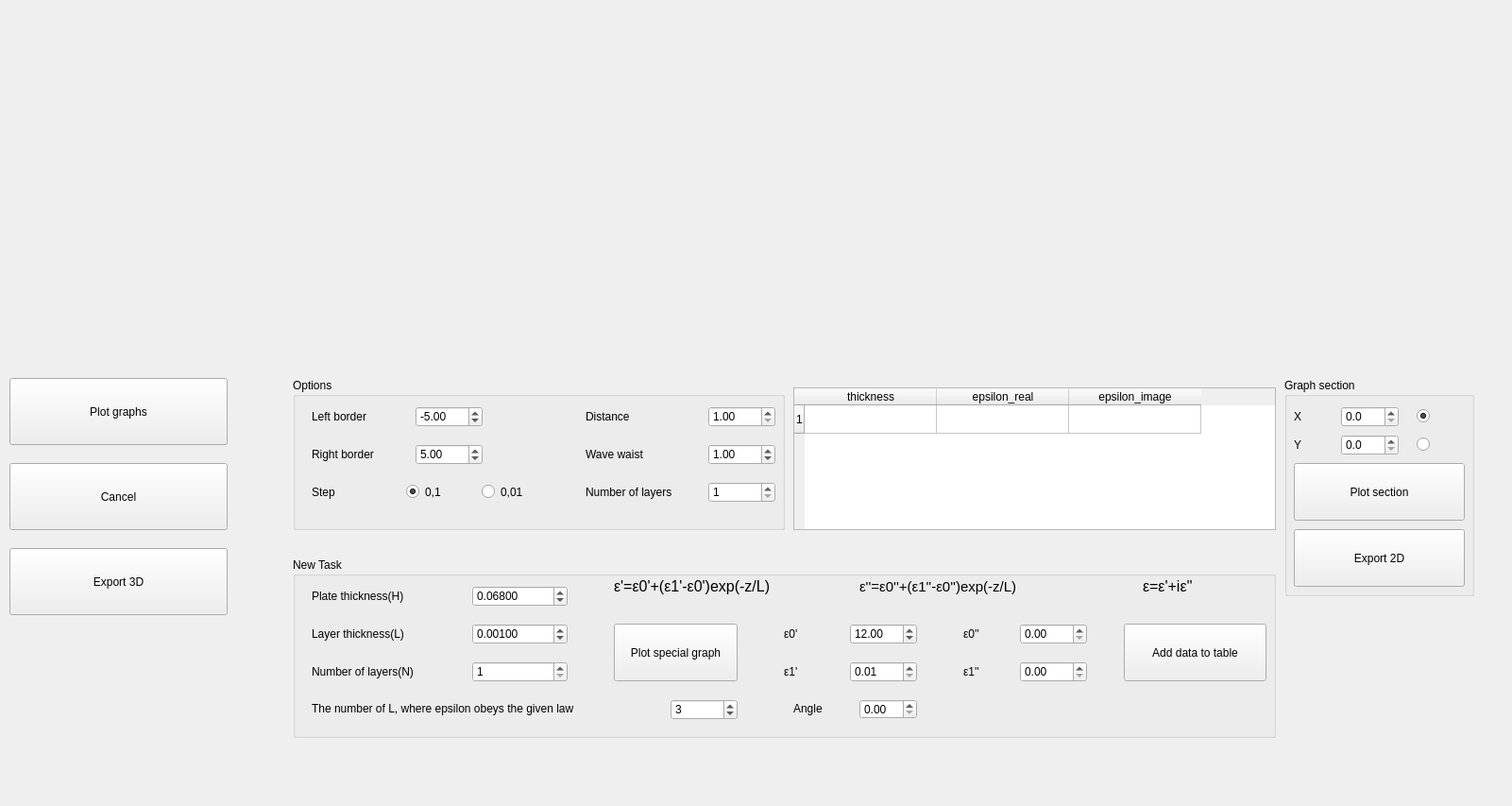
<?xml version="1.0" encoding="UTF-8"?>
<ui version="4.0">
 <class>Form</class>
 <widget class="QWidget" name="Form">
  <property name="geometry">
   <rect>
    <x>0</x>
    <y>0</y>
    <width>1601</width>
    <height>853</height>
   </rect>
  </property>
  <property name="windowTitle">
   <string>Form</string>
  </property>
  <widget class="QPushButton" name="exit_button">
   <property name="geometry">
    <rect>
     <x>10</x>
     <y>490</y>
     <width>231</width>
     <height>71</height>
    </rect>
   </property>
   <property name="text">
    <string>Cancel</string>
   </property>
  </widget>
  <widget class="QWidget" name="verticalLayoutWidget">
   <property name="geometry">
    <rect>
     <x>0</x>
     <y>0</y>
     <width>501</width>
     <height>391</height>
    </rect>
   </property>
   <layout class="QVBoxLayout" name="form_for_graph_1">
    <item>
     <layout class="QVBoxLayout" name="form_for_tools_1"/>
    </item>
   </layout>
  </widget>
  <widget class="QWidget" name="verticalLayoutWidget_2">
   <property name="geometry">
    <rect>
     <x>530</x>
     <y>0</y>
     <width>501</width>
     <height>391</height>
    </rect>
   </property>
   <layout class="QVBoxLayout" name="form_for_graph_2">
    <item>
     <layout class="QVBoxLayout" name="form_for_tools_2"/>
    </item>
   </layout>
  </widget>
  <widget class="QWidget" name="verticalLayoutWidget_3">
   <property name="geometry">
    <rect>
     <x>1060</x>
     <y>0</y>
     <width>501</width>
     <height>391</height>
    </rect>
   </property>
   <layout class="QVBoxLayout" name="form_for_graph_3">
    <item>
     <layout class="QVBoxLayout" name="form_for_tools_3"/>
    </item>
   </layout>
  </widget>
  <widget class="QPushButton" name="plot_graphs">
   <property name="geometry">
    <rect>
     <x>10</x>
     <y>400</y>
     <width>231</width>
     <height>71</height>
    </rect>
   </property>
   <property name="text">
    <string>Plot graphs</string>
   </property>
  </widget>
  <widget class="QGroupBox" name="groupBox">
   <property name="geometry">
    <rect>
     <x>310</x>
     <y>400</y>
     <width>521</width>
     <height>161</height>
    </rect>
   </property>
   <property name="title">
    <string>Options</string>
   </property>
   <widget class="QDoubleSpinBox" name="left_border">
    <property name="geometry">
     <rect>
      <x>130</x>
      <y>30</y>
      <width>71</width>
      <height>22</height>
     </rect>
    </property>
    <property name="minimum">
     <double>-100.000000000000000</double>
    </property>
    <property name="maximum">
     <double>0.000000000000000</double>
    </property>
    <property name="value">
     <double>-5.000000000000000</double>
    </property>
   </widget>
   <widget class="QLabel" name="label">
    <property name="geometry">
     <rect>
      <x>20</x>
      <y>30</y>
      <width>101</width>
      <height>21</height>
     </rect>
    </property>
    <property name="text">
     <string>Left border</string>
    </property>
   </widget>
   <widget class="QDoubleSpinBox" name="right_border">
    <property name="geometry">
     <rect>
      <x>130</x>
      <y>70</y>
      <width>71</width>
      <height>22</height>
     </rect>
    </property>
    <property name="maximum">
     <double>100.000000000000000</double>
    </property>
    <property name="value">
     <double>5.000000000000000</double>
    </property>
   </widget>
   <widget class="QLabel" name="label_2">
    <property name="geometry">
     <rect>
      <x>20</x>
      <y>70</y>
      <width>101</width>
      <height>21</height>
     </rect>
    </property>
    <property name="text">
     <string>Right border</string>
    </property>
   </widget>
   <widget class="QLabel" name="label_3">
    <property name="geometry">
     <rect>
      <x>20</x>
      <y>110</y>
      <width>101</width>
      <height>21</height>
     </rect>
    </property>
    <property name="text">
     <string>Step</string>
    </property>
   </widget>
   <widget class="QLabel" name="label_4">
    <property name="geometry">
     <rect>
      <x>310</x>
      <y>30</y>
      <width>101</width>
      <height>21</height>
     </rect>
    </property>
    <property name="text">
     <string>Distance</string>
    </property>
   </widget>
   <widget class="QDoubleSpinBox" name="distance">
    <property name="geometry">
     <rect>
      <x>440</x>
      <y>30</y>
      <width>71</width>
      <height>22</height>
     </rect>
    </property>
    <property name="decimals">
     <number>2</number>
    </property>
    <property name="minimum">
     <double>1.000000000000000</double>
    </property>
    <property name="maximum">
     <double>10000.000000000000000</double>
    </property>
   </widget>
   <widget class="QDoubleSpinBox" name="wave_waist">
    <property name="geometry">
     <rect>
      <x>440</x>
      <y>70</y>
      <width>71</width>
      <height>22</height>
     </rect>
    </property>
    <property name="minimum">
     <double>0.100000000000000</double>
    </property>
    <property name="maximum">
     <double>100.000000000000000</double>
    </property>
    <property name="singleStep">
     <double>0.100000000000000</double>
    </property>
    <property name="value">
     <double>1.000000000000000</double>
    </property>
   </widget>
   <widget class="QLabel" name="label_5">
    <property name="geometry">
     <rect>
      <x>310</x>
      <y>70</y>
      <width>101</width>
      <height>21</height>
     </rect>
    </property>
    <property name="text">
     <string>Wave waist</string>
    </property>
   </widget>
   <widget class="QLabel" name="label_6">
    <property name="geometry">
     <rect>
      <x>310</x>
      <y>100</y>
      <width>121</width>
      <height>41</height>
     </rect>
    </property>
    <property name="text">
     <string>Number of layers</string>
    </property>
   </widget>
   <widget class="QSpinBox" name="number_of_layers">
    <property name="geometry">
     <rect>
      <x>440</x>
      <y>110</y>
      <width>71</width>
      <height>22</height>
     </rect>
    </property>
    <property name="minimum">
     <number>1</number>
    </property>
    <property name="maximum">
     <number>10000000</number>
    </property>
   </widget>
   <widget class="QRadioButton" name="radioButton_step_1">
    <property name="geometry">
     <rect>
      <x>120</x>
      <y>110</y>
      <width>61</width>
      <height>21</height>
     </rect>
    </property>
    <property name="text">
     <string>0,1</string>
    </property>
    <property name="checked">
     <bool>true</bool>
    </property>
   </widget>
   <widget class="QRadioButton" name="radioButton_step_2">
    <property name="geometry">
     <rect>
      <x>200</x>
      <y>110</y>
      <width>71</width>
      <height>21</height>
     </rect>
    </property>
    <property name="text">
     <string>0,01</string>
    </property>
   </widget>
  </widget>
  <widget class="QTableWidget" name="table">
   <property name="geometry">
    <rect>
     <x>840</x>
     <y>410</y>
     <width>511</width>
     <height>151</height>
    </rect>
   </property>
   <attribute name="horizontalHeaderDefaultSectionSize">
    <number>140</number>
   </attribute>
   <row>
    <property name="text">
     <string>1</string>
    </property>
   </row>
   <column>
    <property name="text">
     <string>thickness</string>
    </property>
   </column>
   <column>
    <property name="text">
     <string>epsilon_real</string>
    </property>
   </column>
   <column>
    <property name="text">
     <string>epsilon_image</string>
    </property>
   </column>
  </widget>
  <widget class="QGroupBox" name="groupBox_2">
   <property name="geometry">
    <rect>
     <x>1360</x>
     <y>400</y>
     <width>201</width>
     <height>231</height>
    </rect>
   </property>
   <property name="title">
    <string>Graph section</string>
   </property>
   <widget class="QLabel" name="label_7">
    <property name="geometry">
     <rect>
      <x>10</x>
      <y>20</y>
      <width>16</width>
      <height>41</height>
     </rect>
    </property>
    <property name="text">
     <string>X</string>
    </property>
   </widget>
   <widget class="QDoubleSpinBox" name="x_const_section">
    <property name="geometry">
     <rect>
      <x>60</x>
      <y>30</y>
      <width>61</width>
      <height>22</height>
     </rect>
    </property>
    <property name="decimals">
     <number>1</number>
    </property>
   </widget>
   <widget class="QLabel" name="label_8">
    <property name="geometry">
     <rect>
      <x>10</x>
      <y>50</y>
      <width>16</width>
      <height>41</height>
     </rect>
    </property>
    <property name="text">
     <string>Y</string>
    </property>
   </widget>
   <widget class="QDoubleSpinBox" name="y_const_section">
    <property name="geometry">
     <rect>
      <x>60</x>
      <y>60</y>
      <width>61</width>
      <height>22</height>
     </rect>
    </property>
    <property name="decimals">
     <number>1</number>
    </property>
   </widget>
   <widget class="QPushButton" name="plot_section">
    <property name="geometry">
     <rect>
      <x>10</x>
      <y>90</y>
      <width>181</width>
      <height>61</height>
     </rect>
    </property>
    <property name="text">
     <string>Plot section</string>
    </property>
   </widget>
   <widget class="QRadioButton" name="x_section">
    <property name="geometry">
     <rect>
      <x>140</x>
      <y>30</y>
      <width>31</width>
      <height>20</height>
     </rect>
    </property>
    <property name="acceptDrops">
     <bool>false</bool>
    </property>
    <property name="text">
     <string/>
    </property>
    <property name="checked">
     <bool>true</bool>
    </property>
   </widget>
   <widget class="QRadioButton" name="y_section">
    <property name="geometry">
     <rect>
      <x>140</x>
      <y>60</y>
      <width>31</width>
      <height>20</height>
     </rect>
    </property>
    <property name="text">
     <string/>
    </property>
   </widget>
   <widget class="QPushButton" name="export_section">
    <property name="geometry">
     <rect>
      <x>10</x>
      <y>160</y>
      <width>181</width>
      <height>61</height>
     </rect>
    </property>
    <property name="text">
     <string>Export 2D</string>
    </property>
   </widget>
  </widget>
  <widget class="QPushButton" name="button_export_3d">
   <property name="geometry">
    <rect>
     <x>10</x>
     <y>580</y>
     <width>231</width>
     <height>71</height>
    </rect>
   </property>
   <property name="text">
    <string>Export 3D</string>
   </property>
  </widget>
  <widget class="QGroupBox" name="groupBox_3">
   <property name="geometry">
    <rect>
     <x>310</x>
     <y>590</y>
     <width>1041</width>
     <height>191</height>
    </rect>
   </property>
   <property name="title">
    <string>New Task</string>
   </property>
   <widget class="QLabel" name="label_9">
    <property name="geometry">
     <rect>
      <x>20</x>
      <y>30</y>
      <width>171</width>
      <height>21</height>
     </rect>
    </property>
    <property name="text">
     <string>Plate thickness(H)</string>
    </property>
   </widget>
   <widget class="QDoubleSpinBox" name="plate_thickness_h">
    <property name="geometry">
     <rect>
      <x>190</x>
      <y>30</y>
      <width>101</width>
      <height>22</height>
     </rect>
    </property>
    <property name="decimals">
     <number>5</number>
    </property>
    <property name="minimum">
     <double>0.000010000000000</double>
    </property>
    <property name="maximum">
     <double>1.000000000000000</double>
    </property>
    <property name="singleStep">
     <double>0.001000000000000</double>
    </property>
    <property name="value">
     <double>0.068000000000000</double>
    </property>
   </widget>
   <widget class="QLabel" name="label_10">
    <property name="geometry">
     <rect>
      <x>20</x>
      <y>70</y>
      <width>171</width>
      <height>21</height>
     </rect>
    </property>
    <property name="text">
     <string>Layer thickness(L)</string>
    </property>
   </widget>
   <widget class="QDoubleSpinBox" name="layer_thickness_l">
    <property name="geometry">
     <rect>
      <x>190</x>
      <y>70</y>
      <width>101</width>
      <height>22</height>
     </rect>
    </property>
    <property name="decimals">
     <number>5</number>
    </property>
    <property name="minimum">
     <double>0.000010000000000</double>
    </property>
    <property name="maximum">
     <double>1.000000000000000</double>
    </property>
    <property name="singleStep">
     <double>0.001000000000000</double>
    </property>
    <property name="value">
     <double>0.001000000000000</double>
    </property>
   </widget>
   <widget class="QLabel" name="label_11">
    <property name="geometry">
     <rect>
      <x>20</x>
      <y>110</y>
      <width>161</width>
      <height>21</height>
     </rect>
    </property>
    <property name="text">
     <string>Number of layers(N)</string>
    </property>
   </widget>
   <widget class="QSpinBox" name="number_of_layers_n">
    <property name="geometry">
     <rect>
      <x>190</x>
      <y>110</y>
      <width>101</width>
      <height>22</height>
     </rect>
    </property>
    <property name="minimum">
     <number>1</number>
    </property>
    <property name="maximum">
     <number>100000</number>
    </property>
    <property name="value">
     <number>1</number>
    </property>
   </widget>
   <widget class="QLabel" name="label_12">
    <property name="geometry">
     <rect>
      <x>340</x>
      <y>10</y>
      <width>251</width>
      <height>41</height>
     </rect>
    </property>
    <property name="font">
     <font>
      <pointsize>12</pointsize>
     </font>
    </property>
    <property name="text">
     <string>ε'=ε0'+(ε1'-ε0')exp(-z/L)</string>
    </property>
   </widget>
   <widget class="QLabel" name="label_13">
    <property name="geometry">
     <rect>
      <x>600</x>
      <y>10</y>
      <width>221</width>
      <height>41</height>
     </rect>
    </property>
    <property name="font">
     <font>
      <pointsize>11</pointsize>
     </font>
    </property>
    <property name="text">
     <string>ε''=ε0''+(ε1''-ε0'')exp(-z/L)</string>
    </property>
   </widget>
   <widget class="QLabel" name="label_14">
    <property name="geometry">
     <rect>
      <x>900</x>
      <y>20</y>
      <width>111</width>
      <height>21</height>
     </rect>
    </property>
    <property name="font">
     <font>
      <pointsize>12</pointsize>
     </font>
    </property>
    <property name="text">
     <string>ε=ε'+iε''</string>
    </property>
   </widget>
   <widget class="QLabel" name="label_15">
    <property name="geometry">
     <rect>
      <x>520</x>
      <y>70</y>
      <width>71</width>
      <height>21</height>
     </rect>
    </property>
    <property name="text">
     <string>ε0'</string>
    </property>
   </widget>
   <widget class="QDoubleSpinBox" name="epsilon_0_shtrih">
    <property name="geometry">
     <rect>
      <x>590</x>
      <y>70</y>
      <width>71</width>
      <height>22</height>
     </rect>
    </property>
    <property name="minimum">
     <double>0.000000000000000</double>
    </property>
    <property name="maximum">
     <double>1000000.000000000000000</double>
    </property>
    <property name="value">
     <double>12.000000000000000</double>
    </property>
   </widget>
   <widget class="QLabel" name="label_16">
    <property name="geometry">
     <rect>
      <x>520</x>
      <y>110</y>
      <width>71</width>
      <height>21</height>
     </rect>
    </property>
    <property name="text">
     <string>ε1'</string>
    </property>
   </widget>
   <widget class="QDoubleSpinBox" name="epsilon_1_shtrih">
    <property name="geometry">
     <rect>
      <x>590</x>
      <y>110</y>
      <width>71</width>
      <height>22</height>
     </rect>
    </property>
    <property name="minimum">
     <double>0.010000000000000</double>
    </property>
    <property name="maximum">
     <double>1000000.000000000000000</double>
    </property>
    <property name="value">
     <double>0.010000000000000</double>
    </property>
   </widget>
   <widget class="QLabel" name="label_17">
    <property name="geometry">
     <rect>
      <x>710</x>
      <y>70</y>
      <width>51</width>
      <height>21</height>
     </rect>
    </property>
    <property name="text">
     <string>ε0''</string>
    </property>
   </widget>
   <widget class="QDoubleSpinBox" name="epsilon_0_shtrih_shtrih">
    <property name="geometry">
     <rect>
      <x>770</x>
      <y>70</y>
      <width>71</width>
      <height>22</height>
     </rect>
    </property>
    <property name="minimum">
     <double>0.000000000000000</double>
    </property>
    <property name="maximum">
     <double>1000000.000000000000000</double>
    </property>
    <property name="value">
     <double>0.000000000000000</double>
    </property>
   </widget>
   <widget class="QLabel" name="label_18">
    <property name="geometry">
     <rect>
      <x>710</x>
      <y>110</y>
      <width>61</width>
      <height>21</height>
     </rect>
    </property>
    <property name="text">
     <string>ε1''</string>
    </property>
   </widget>
   <widget class="QDoubleSpinBox" name="epsilon_1_shtrih_shtrih">
    <property name="geometry">
     <rect>
      <x>770</x>
      <y>110</y>
      <width>71</width>
      <height>22</height>
     </rect>
    </property>
    <property name="minimum">
     <double>0.000000000000000</double>
    </property>
    <property name="maximum">
     <double>1000000.000000000000000</double>
    </property>
    <property name="value">
     <double>0.000000000000000</double>
    </property>
   </widget>
   <widget class="QPushButton" name="button_add_data">
    <property name="geometry">
     <rect>
      <x>880</x>
      <y>70</y>
      <width>151</width>
      <height>61</height>
     </rect>
    </property>
    <property name="text">
     <string>Add data to table</string>
    </property>
   </widget>
   <widget class="QPushButton" name="plot_special_graph">
    <property name="geometry">
     <rect>
      <x>340</x>
      <y>70</y>
      <width>131</width>
      <height>61</height>
     </rect>
    </property>
    <property name="text">
     <string>Plot special graph</string>
    </property>
   </widget>
   <widget class="QLabel" name="label_19">
    <property name="geometry">
     <rect>
      <x>20</x>
      <y>150</y>
      <width>381</width>
      <height>20</height>
     </rect>
    </property>
    <property name="text">
     <string>The number of L, where epsilon obeys the given law</string>
    </property>
   </widget>
   <widget class="QSpinBox" name="number_of_L">
    <property name="geometry">
     <rect>
      <x>400</x>
      <y>150</y>
      <width>71</width>
      <height>22</height>
     </rect>
    </property>
    <property name="minimum">
     <number>1</number>
    </property>
    <property name="value">
     <number>3</number>
    </property>
   </widget>
   <widget class="QLabel" name="label_20">
    <property name="geometry">
     <rect>
      <x>530</x>
      <y>152</y>
      <width>81</width>
      <height>16</height>
     </rect>
    </property>
    <property name="text">
     <string>Angle</string>
    </property>
   </widget>
   <widget class="QDoubleSpinBox" name="angle">
    <property name="geometry">
     <rect>
      <x>600</x>
      <y>150</y>
      <width>61</width>
      <height>21</height>
     </rect>
    </property>
    <property name="maximum">
     <double>1.570000000000000</double>
    </property>
    <property name="singleStep">
     <double>0.100000000000000</double>
    </property>
   </widget>
  </widget>
 </widget>
 <resources/>
 <connections/>
</ui>
